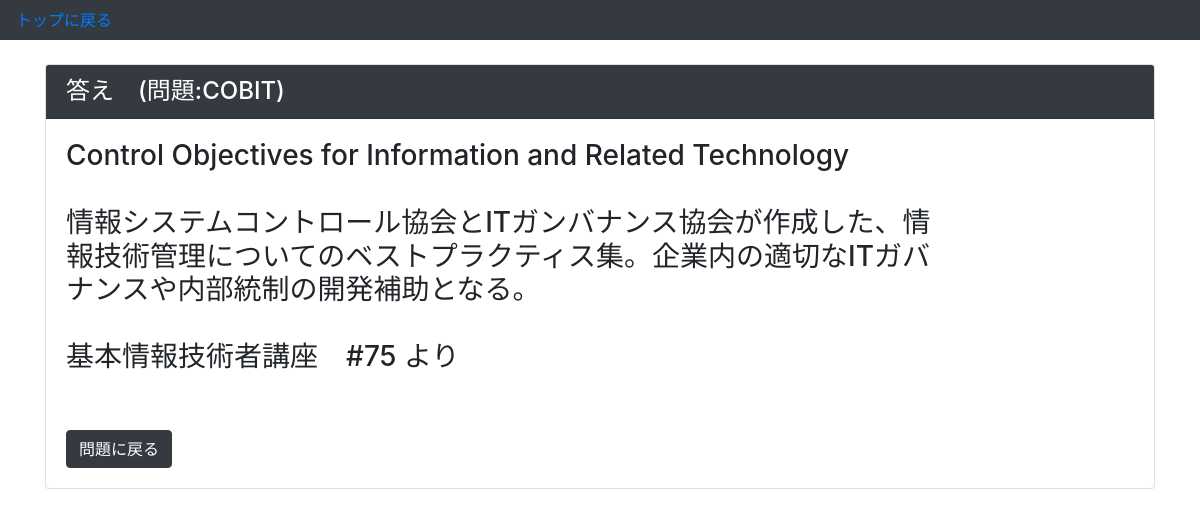
/detail/18/ (signed in), run on an earlier commit of the app's database.
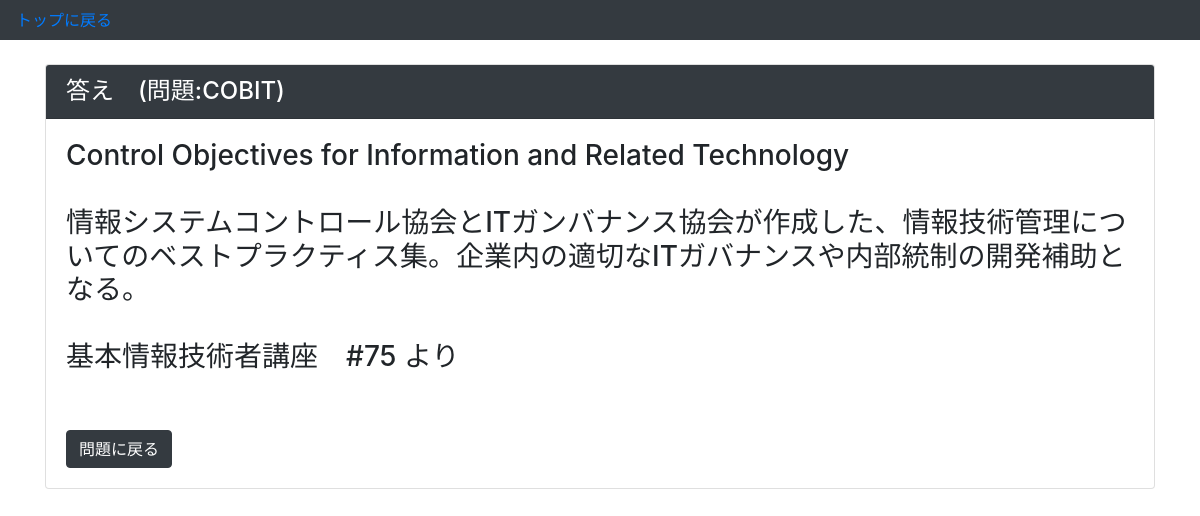
And on a later commit of the database.
### flashcard/models.py (models this page shows)
class Flashcard(models.Model):
    word = models.CharField(verbose_name='単語',max_length=40)
    description=models.CharField(verbose_name='説明',max_length=200)

### flashcard/views.py (the view)
# urls.py: path('detail/<int:pk>/',views.DetailView.as_view(),name='detail'),
class DetailView(LoginRequiredMixin,generic.DetailView):
    model=Flashcard
    template_name='post_detail.html'

### flashcard/templates/post_detail.html
{% extends 'test_base.html' %}
{% block content %}
<div class="card mb-3 mt-4">
  <h4 class="card-header bg-dark text-white">答え　(問題:{{ flashcard.word}})</h4>
  <div class="card-body">
      <h3>{{ flashcard.description | linebreaksbr | urlize}}</h3>
      <br /><br />
      <a href="{{request.META.HTTP_REFERER}}" class="btn btn-dark">問題に戻る</a>
  </div>
</div>
{% endblock %}

What changed in the data, as far as the page shows it:
changed Flashcard "COBIT": description "Control Objectives for Information and Related Technology 情報システムコントロール協会とITガンバナンス協会が作成した、情 報技術管理についてのベストプラクティス集。企業内の適切なITガバ ナンスや内部統制の開発補助となる。 基本情報技術者講座 #75 より" → "Control Objectives for Information and Related Technology 情報システムコントロール協会とITガンバナンス協会が作成した、情報技術管理についてのベストプラクティス集。企業内の適切なITガバナンスや内部統制の開発補助となる。 基本情報技術者講座 #75 より"
